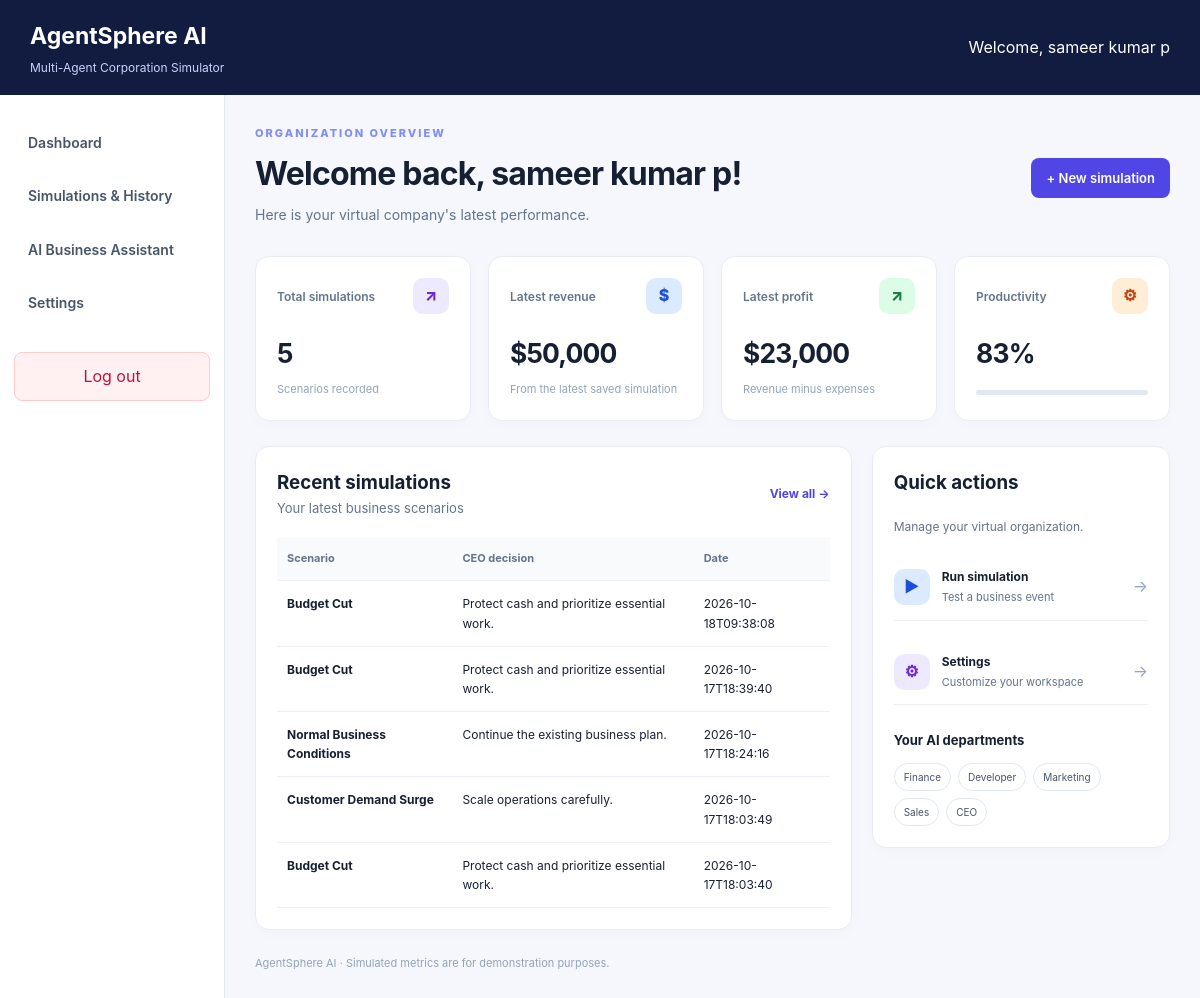
The app's page /dashboard (signed in) with its own data.
### tables this page shows
CREATE TABLE users (
                id INTEGER PRIMARY KEY AUTOINCREMENT,
                email TEXT NOT NULL UNIQUE,
                password_hash TEXT NOT NULL,
                display_name TEXT NOT NULL
            );

CREATE TABLE simulations (
                id INTEGER PRIMARY KEY AUTOINCREMENT,
                event TEXT NOT NULL,
                strategy TEXT NOT NULL,
                company_state TEXT NOT NULL,
                recommendations TEXT NOT NULL,
                created_at TEXT NOT NULL
            );

### app.py (the view)
@app.route("/dashboard")
@login_required
def dashboard():
    user_id = session["user_id"]
    return render_template(
        "dashboard.html",
        user=get_user_by_id(user_id),
        preferences=get_user_settings(user_id),
        stats=get_dashboard_stats(),
        history=get_simulation_history(limit=5),
        events=EVENTS,
    )

### app.py (called while the page is built)
def login_required(view):
    @wraps(view)
    def wrapped_view(*args, **kwargs):
        if "user_id" not in session:
            flash("Please log in to continue.", "info")
            return redirect(url_for("login"))
        return view(*args, **kwargs)
    return wrapped_view

### database.py (called while the page is built)
def get_connection():
    connection = sqlite3.connect(DATABASE)
    connection.row_factory = sqlite3.Row
    connection.execute("PRAGMA foreign_keys = ON")
    return connection

def get_user_by_id(user_id):
    with get_connection() as connection:
        row = connection.execute(
            """
            SELECT id, email, display_name
            FROM users WHERE id = ?
            """,
            (user_id,),
        ).fetchone()
    return dict(row) if row else None

def get_user_settings(user_id):
    with get_connection() as connection:
        row = connection.execute(
            """
            SELECT theme, default_event
            FROM user_settings WHERE user_id = ?
            """,
            (user_id,),
        ).fetchone()
    if row:
        return dict(row)
    return {"theme": "light", "default_event": "normal"}

def get_simulation_history(limit=None):
    query = """
        SELECT id, event, strategy, created_at
        FROM simulations ORDER BY id DESC
    """
    parameters = ()
    if limit is not None:
        query += " LIMIT ?"
        parameters = (int(limit),)
    with get_connection() as connection:
        rows = connection.execute(query, parameters).fetchall()
    return [dict(row) for row in rows]

def get_dashboard_stats():
    with get_connection() as connection:
        total = connection.execute(
            "SELECT COUNT(*) FROM simulations"
        ).fetchone()[0]
        latest = connection.execute("""
            SELECT company_state, event, created_at
            FROM simulations ORDER BY id DESC LIMIT 1
        """).fetchone()
    metrics = {
        "budget": 0,
        "revenue": 0,
        "expenses": 0,
        "profit": 0,
        "productivity": 0,
        "demand": 0,
    }
    latest_event = None
    latest_time = None
    if latest:
        metrics.update(json.loads(latest["company_state"]))
        latest_event = latest["event"]
        latest_time = latest["created_at"]
    return {
        "total_simulations": total,
        "metrics": metrics,
        "latest_event": latest_event,
        "latest_time": latest_time,
    }

### templates/dashboard.html (shortened to what this page needs)
{% extends "base.html" %}
{% block content %}
<section class="welcome-section">
    <div>
        <p class="eyebrow">ORGANIZATION OVERVIEW</p>
        <h2>Welcome back, {{ user.display_name }}!</h2>
        <p>Here is your virtual company's latest performance.</p>
    </div>
    <a class="primary-link" href="{{ url_for('simulations') }}">
        + New simulation
    </a>
</section>
<section class="dashboard-grid">
    <article class="dashboard-card">
        <div class="metric-top">
            <span>Total simulations</span>
            <span class="metric-icon purple">↗</span>
        </div>
        <strong>{{ stats.total_simulations }}</strong>
        <p>Scenarios recorded</p>
    </article>
    <article class="dashboard-card">
        <div class="metric-top">
            <span>Latest revenue</span>
            <span class="metric-icon blue">$</span>
        </div>
        <strong>${{ "{:,.0f}".format(stats.metrics.revenue) }}</strong>
        <p>From the latest saved simulation</p>
    </article>
    <article class="dashboard-card">
        <div class="metric-top">
            <span>Latest profit</span>
            <span class="metric-icon green">↗</span>
        </div>
        <strong>${{ "{:,.0f}".format(stats.metrics.profit) }}</strong>
        <p>Revenue minus expenses</p>
    </article>
    <article class="dashboard-card">
        <div class="metric-top">
            <span>Productivity</span>
            <span class="metric-icon orange">⚙</span>
        </div>
        <strong>{{ stats.metrics.productivity }}%</strong>
        <div class="progress-track">
        </div>
    </article>
</section>
<section class="dashboard-lower">
    <div class="content-card recent-card">
        <div class="section-heading">
            <div>
                <h3>Recent simulations</h3>
                <p>Your latest business scenarios</p>
            </div>
            <a href="{{ url_for('simulations') }}">View all →</a>
        </div>
        {% if history %}
        <div class="table-wrapper">
            <table>
                <thead>
                    <tr>
                        <th>Scenario</th>
                        <th>CEO decision</th>
                        <th>Date</th>
                    </tr>
                </thead>
                <tbody>
                    {% for item in history %}
                    <tr>
                        <td>
                            <span class="scenario-name">
                                {{ events.get(item.event, item.event) }}
                            </span>
                        </td>
                        <td>{{ item.strategy }}</td>
                        <td>{{ item.created_at }}</td>
                    </tr>
                    {% endfor %}
                </tbody>
            </table>
        </div>
        {% endif %}
    </div>
    <aside class="content-card quick-actions">
        <h3>Quick actions</h3>
        <p>Manage your virtual organization.</p>
        <a class="action-item" href="{{ url_for('simulations') }}">
            <span class="action-icon blue">▶</span>
            <span>
                <strong>Run simulation</strong>
                <small>Test a business event</small>
            </span>
            <span class="action-arrow">→</span>
        </a>
        <a class="action-item" href="{{ url_for('settings') }}">
            <span class="action-icon purple">⚙</span>
            <span>
                <strong>Settings</strong>
                <small>Customize your workspace</small>
            </span>
            <span class="action-arrow">→</span>
        </a>
        <div class="team-summary">
            <h4>Your AI departments</h4>
            <div class="team-tags">
                <span>Finance</span>
                <span>Developer</span>
                <span>Marketing</span>
                <span>Sales</span>
                <span>CEO</span>
            </div>
        </div>
    </aside>
</section>
<p class="dashboard-footnote">
    AgentSphere AI · Simulated metrics are for demonstration purposes.
</p>
{% endblock %}

### templates/base.html (shortened to what this page needs)
<!DOCTYPE html>
<html lang="en">
<head>
    <link rel="stylesheet"
          href="{{ url_for('static', filename='style.css') }}">
</head>
<body class="{% if preferences is defined %}{{ preferences.theme }}{% else %}light{% endif %}">
{% if session.get('user_id') %}
<header class="app-header">
    <div>
        <h1>AgentSphere AI</h1>
        <p>Multi-Agent Corporation Simulator</p>
    </div>
    <span>
        {% if user is defined and user %}
            Welcome, {{ user.display_name }}
        {% endif %}
    </span>
</header>
<div class="app-layout">
    <nav class="sidebar">
        <a href="{{ url_for('dashboard') }}">Dashboard</a>
        <a href="{{ url_for('simulations') }}">Simulations &amp; History</a>
        <a href="{{ url_for('assistant') }}">AI Business Assistant</a>
        <a href="{{ url_for('settings') }}">Settings</a>
        <form method="post" action="{{ url_for('logout') }}">
            <button class="logout-button" type="submit">Log out</button>
        </form>
    </nav>
    <main class="dashboard-main">
        {% block content %}{% endblock %}
    </main>
</div>
{% endif %}
</body>
</html>

### records on screen
users: display_name "sameer kumar p"
simulations: get "Budget Cut", strategy "Protect cash and prioritize essential work.", created_at "2026-10-18T09:38:08"
simulations: get "Budget Cut", strategy "Protect cash and prioritize essential work.", created_at "2026-10-17T18:39:40"
simulations: get "Normal Business Conditions", strategy "Continue the existing business plan.", created_at "2026-10-17T18:24:16"
simulations: get "Customer Demand Surge", strategy "Scale operations carefully.", created_at "2026-10-17T18:03:49"
simulations: get "Budget Cut", strategy "Protect cash and prioritize essential work.", created_at "2026-10-17T18:03:40"

### other values on screen
{{ stats.total_simulations }} "5"
{{ "{:,.0f}".format(stats.metrics.revenue) }} "50,000"
{{ "{:,.0f}".format(stats.metrics.profit) }} "23,000"
{{ stats.metrics.productivity }} "83"
